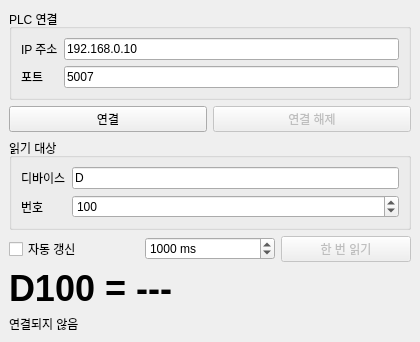
<?xml version="1.0" encoding="UTF-8"?>
<ui version="4.0">
 <class>MainWindow</class>
 <widget class="QMainWindow" name="MainWindow">
  <property name="geometry">
   <rect>
    <x>0</x>
    <y>0</y>
    <width>420</width>
    <height>340</height>
   </rect>
  </property>
  <property name="windowTitle">
   <string>Mitsubishi PLC SLMP 3E Monitor</string>
  </property>
  <widget class="QWidget" name="centralwidget">
   <layout class="QVBoxLayout" name="rootLayout">

    <item>
     <widget class="QGroupBox" name="connGroupBox">
      <property name="title">
       <string>PLC 연결</string>
      </property>
      <layout class="QFormLayout" name="connFormLayout">
       <item row="0" column="0">
        <widget class="QLabel" name="ipLabel">
         <property name="text">
          <string>IP 주소</string>
         </property>
        </widget>
       </item>
       <item row="0" column="1">
        <widget class="QLineEdit" name="ip_edit">
         <property name="text">
          <string>192.168.0.10</string>
         </property>
        </widget>
       </item>
       <item row="1" column="0">
        <widget class="QLabel" name="portLabel">
         <property name="text">
          <string>포트</string>
         </property>
        </widget>
       </item>
       <item row="1" column="1">
        <widget class="QLineEdit" name="port_edit">
         <property name="text">
          <string>5007</string>
         </property>
        </widget>
       </item>
      </layout>
     </widget>
    </item>

    <item>
     <layout class="QHBoxLayout" name="btnRowLayout">
      <item>
       <widget class="QPushButton" name="connect_btn">
        <property name="text">
         <string>연결</string>
        </property>
       </widget>
      </item>
      <item>
       <widget class="QPushButton" name="disconnect_btn">
        <property name="enabled">
         <bool>false</bool>
        </property>
        <property name="text">
         <string>연결 해제</string>
        </property>
       </widget>
      </item>
     </layout>
    </item>

    <item>
     <widget class="QGroupBox" name="deviceGroupBox">
      <property name="title">
       <string>읽기 대상</string>
      </property>
      <layout class="QFormLayout" name="deviceFormLayout">
       <item row="0" column="0">
        <widget class="QLabel" name="deviceLabel">
         <property name="text">
          <string>디바이스</string>
         </property>
        </widget>
       </item>
       <item row="0" column="1">
        <widget class="QLineEdit" name="device_edit">
         <property name="text">
          <string>D</string>
         </property>
        </widget>
       </item>
       <item row="1" column="0">
        <widget class="QLabel" name="headNoLabel">
         <property name="text">
          <string>번호</string>
         </property>
        </widget>
       </item>
       <item row="1" column="1">
        <widget class="QSpinBox" name="head_no_spin">
         <property name="minimum">
          <number>0</number>
         </property>
         <property name="maximum">
          <number>65535</number>
         </property>
         <property name="value">
          <number>100</number>
         </property>
        </widget>
       </item>
      </layout>
     </widget>
    </item>

    <item>
     <layout class="QHBoxLayout" name="pollRowLayout">
      <item>
       <widget class="QCheckBox" name="auto_check">
        <property name="text">
         <string>자동 갱신</string>
        </property>
       </widget>
      </item>
      <item>
       <widget class="QSpinBox" name="interval_spin">
        <property name="suffix">
         <string> ms</string>
        </property>
        <property name="minimum">
         <number>100</number>
        </property>
        <property name="maximum">
         <number>60000</number>
        </property>
        <property name="singleStep">
         <number>100</number>
        </property>
        <property name="value">
         <number>1000</number>
        </property>
       </widget>
      </item>
      <item>
       <widget class="QPushButton" name="read_once_btn">
        <property name="enabled">
         <bool>false</bool>
        </property>
        <property name="text">
         <string>한 번 읽기</string>
        </property>
       </widget>
      </item>
     </layout>
    </item>

    <item>
     <widget class="QLabel" name="value_label">
      <property name="styleSheet">
       <string>font-size: 36px; font-weight: bold; qproperty-alignment: AlignCenter;</string>
      </property>
      <property name="text">
       <string>D100 = ---</string>
      </property>
     </widget>
    </item>

    <item>
     <widget class="QLabel" name="status_label">
      <property name="text">
       <string>연결되지 않음</string>
      </property>
     </widget>
    </item>

   </layout>
  </widget>
 </widget>
 <resources/>
 <connections/>
</ui>
